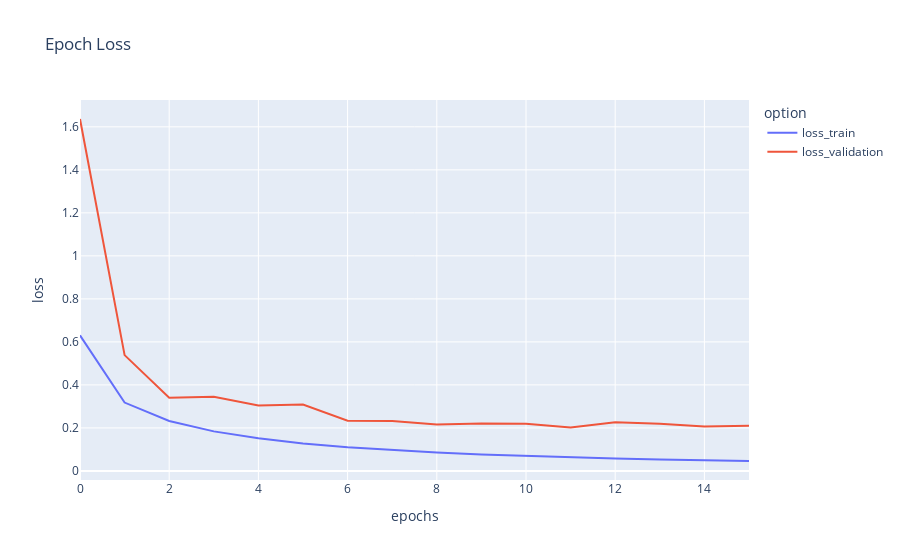

Notebook code for this chart:
### Code cell
metrics_df = plot_graph("loss")
metrics_df.plot(title="Epoch Loss", labels=dict(index="epochs", value="loss", variable="option"))

### Figure 1 — Plotly figure (JSON) as saved in the notebook; plotly's stock layout.template omitted (floating-point values rounded to 4 significant figures)
{"data": [{"hovertemplate": "option=loss_train<br>epochs=%{x}<br>loss=%{y}<extra></extra>", "legendgroup": "loss_train", "line": {"color": "#636efa", "dash": "solid"}, "mode": "lines", "name": "loss_train", "orientation": "v", "showlegend": true, "type": "scatter", "x": [0, 1, 2, 3, 4, 5, 6, 7, 8, 9, 10, 11, 12, 13, 14, 15], "xaxis": "x", "y": [0.6305, 0.3179, 0.2322, 0.1838, 0.1519, 0.1277, 0.1103, 0.09664, 0.08587, 0.0768, 0.06984, 0.0638, 0.05829, 0.05366, 0.04968, 0.04614], "yaxis": "y"}, {"hovertemplate": "option=loss_validation<br>epochs=%{x}<br>loss=%{y}<extra></extra>", "legendgroup": "loss_validation", "line": {"color": "#EF553B", "dash": "solid"}, "mode": "lines", "name": "loss_validation", "orientation": "v", "showlegend": true, "type": "scatter", "x": [0, 1, 2, 3, 4, 5, 6, 7, 8, 9, 10, 11, 12, 13, 14, 15], "xaxis": "x", "y": [1.636, 0.5385, 0.3399, 0.3451, 0.3042, 0.3085, 0.2339, 0.2317, 0.2156, 0.2209, 0.2194, 0.202, 0.2266, 0.2192, 0.2063, 0.2102], "yaxis": "y"}], "layout": {"legend": {"title": {"text": "option"}, "tracegroupgap": 0}, "title": {"text": "Epoch Loss"}, "xaxis": {"anchor": "y", "domain": [0, 1], "title": {"text": "epochs"}}, "yaxis": {"anchor": "x", "domain": [0, 1], "title": {"text": "loss"}}}}
